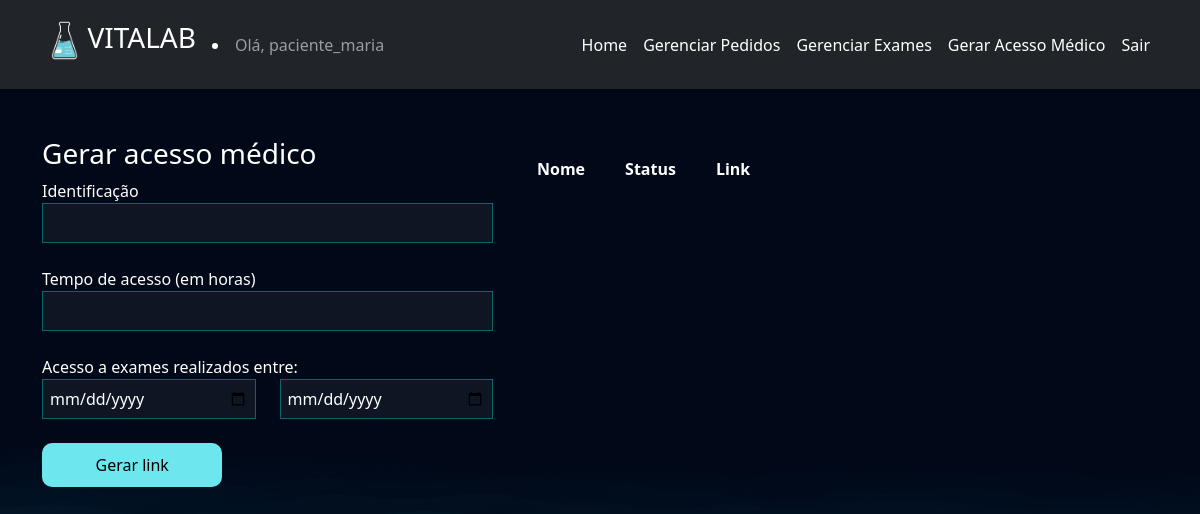
Page /exames/gerar_acesso_medico/ (signed in) on the earlier database version.
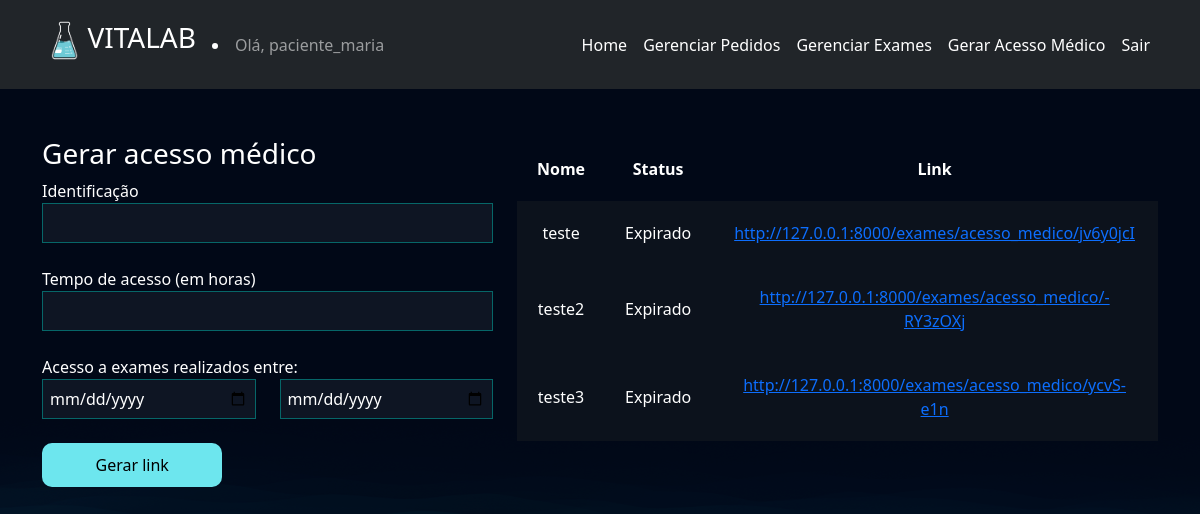
Same page on the later database version.
### exames/models.py (models this page shows, shortened)
class AcessoMedico(models.Model):
	usuario = models.ForeignKey(User, on_delete=models.DO_NOTHING)
	identificacao = models.CharField(max_length=50)
	tempo_de_acesso = models.IntegerField() # Em horas
	criado_em = models.DateTimeField()
	data_exames_iniciais = models.DateField()
	data_exames_finais = models.DateField()
	token = models.CharField(max_length=20, null=True, blank=True)
	@property
	def status(self):
		return 'Expirado' if timezone.now() > (self.criado_em + timedelta(hours=self.tempo_de_acesso)) else 'Ativo'
	@property
	def url(self):
		return f"http://127.0.0.1:8000/exames/acesso_medico/{self.token}"

### exames/views.py (the view, shortened to what this page needs)
# urls.py: path('gerar_acesso_medico/', views.gerar_acesso_medico, name="gerar_acesso_medico"),
@login_required
def gerar_acesso_medico(request):
    if request.method == "GET":
        acessos_medicos = AcessoMedico.objects.filter(usuario=request.user)
        return render(request, 'gerar_acesso_medico.html', {'acessos_medicos': acessos_medicos})

### exames/templates/gerar_acesso_medico.html (shortened to what this page needs)
{% extends "bases/base.html" %}
{% load static %}
{% block 'head' %}
    <link href="{% static 'exames/css/css.css' %}" rel="stylesheet">
    <link href="{% static 'exames/css/gerenciar_pedidos.css' %}" rel="stylesheet">
{% endblock 'head' %}
{% block 'conteudo' %}
    <br>
    <br>
    <div class="container">
        <div class="row">
            <div class="col-md-5">
                <h3>Gerar acesso médico</h3>
                <form action="{% url "gerar_acesso_medico" %}" method="POST">{% csrf_token %}
                    <label for="">Identificação</label>
                    <br>
                    <input style="width: 100%" type="text" name="identificacao" id="" class="input-default">
                    <br>
                    <br>
                    <label for="">Tempo de acesso (em horas)</label>
                    <br>
                    <input style="width: 100%" type="number" name="tempo_de_acesso" id="" class="input-default">
                    <br>
                    <br>
                    <div class="row">
                        <label for="">Acesso a exames realizados entre:</label>
                        <div class="col-md">
                            <input style="width: 100%" type="date" name="data_exame_inicial" id="" class="input-default">
                        </div>
                        <div class="col-md">
                            <input style="width: 100%" type="date" name="data_exame_final" id="" class="input-default">
                            <br>
                            <br>
                        </div>
                    </div>
                    <input style="width: 40%" type="submit" class="btn-default" value="Gerar link">
                </form>
            </div>
            <div class="col-md">
                <div class="card-md">
                    <table style="text-align: center">
                        <tr>
                          <th>Nome</th>
                          <th>Status</th>
                          <th>Link</th>
                        </tr>
                        {% for acesso in acessos_medicos  %}
                        <tr class="linha-tabela">
                            <td>{{acesso.identificacao}}</td>
                            <td>{{acesso.status}}</td>
                            <td><a href="{{acesso.url}}">{{acesso.url}}</a></td>
                        </tr>
                        {% endfor %}
                    </table>
                </div>
            </div>
        </div>
    </div>
{% endblock 'conteudo' %}

Differences in the rows shown:
added AcessoMedico: identificacao "teste", status "Expirado", url "http://127.0.0.1:8000/exames/acesso_medico/jv6y0jcI"
added AcessoMedico: identificacao "teste2", status "Expirado", url "http://127.0.0.1:8000/exames/acesso_medico/-RY3zOXj"
added AcessoMedico: identificacao "teste3", status "Expirado", url "http://127.0.0.1:8000/exames/acesso_medico/ycvS-e1n"
